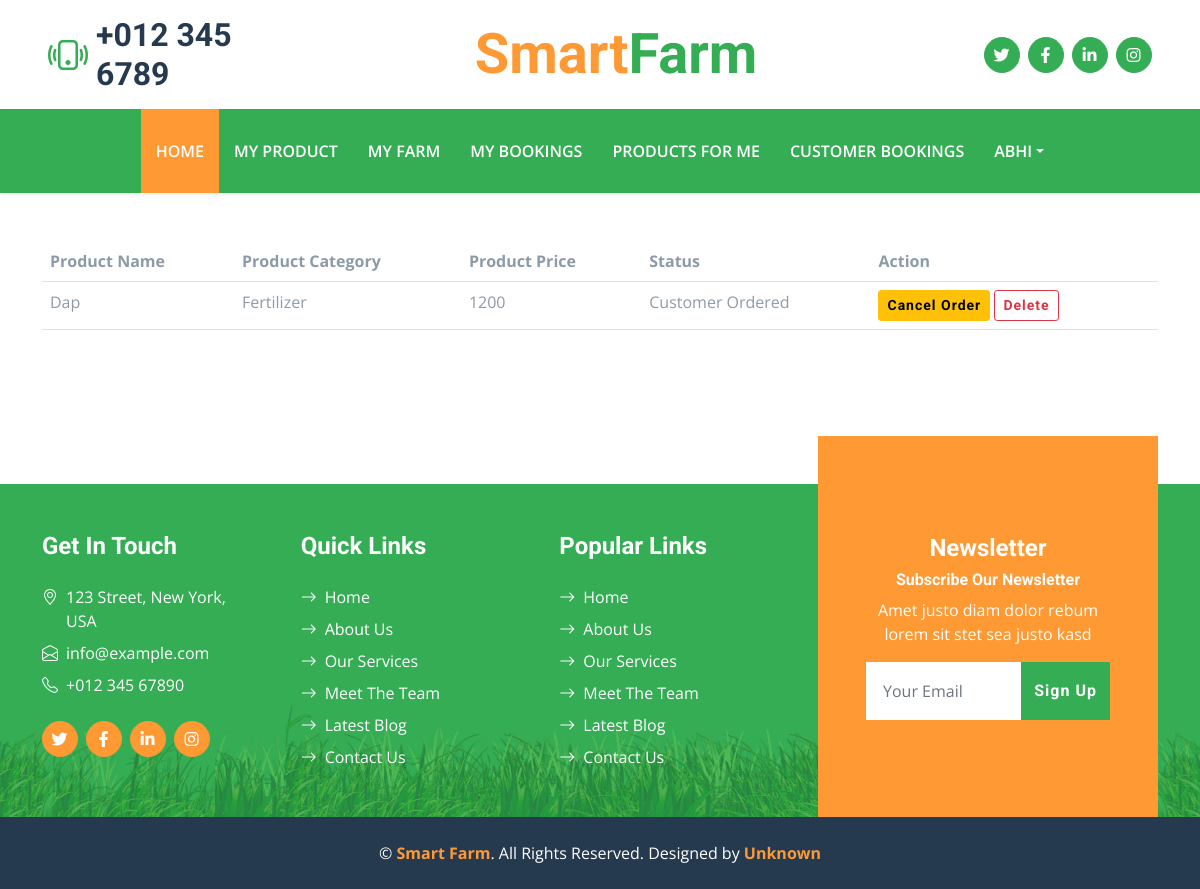
The page /farmer/FarmerMybooking (signed in) on the database its author committed.
### Expert/models.py (models this page shows)
class FramemerCheckout(models.Model):
    product = models.ForeignKey(FarmerProducts,on_delete=models.CASCADE)
    user = models.ForeignKey(User,on_delete=models.CASCADE)
    date = models.DateField(auto_now_add=True)
    status = models.CharField(max_length=255)
    Payment = models.BooleanField(default=False)

class FarmerProducts(models.Model):
    options = (
        ("Fertilizer","Fertilizers"),
        ("Seeds","Seeds"),
        ("Accessories","Accessories")
    )
    Product_Name = models.CharField(max_length=255)
    Product_Category = models.CharField(max_length=255,choices=options)
    Product_price = models.IntegerField()
    Product_image = models.FileField(upload_to="farmer_product")
    Product_stock = models.IntegerField()
    user = models.ForeignKey(User,on_delete=models.CASCADE,null=True,blank=True)
    status = models.BooleanField(default=True)

### farmer/views.py (the view)
# urls.py: path("FarmerMybooking",views.FarmerMybooking,name="FarmerMybooking"),
def FarmerMybooking(request):
    product = FramemerCheckout.objects.filter(user = request.user)
    return render(request,"farmer/mybooking.html",{'product':product})

### templates/farmer/mybooking.html (shortened to what this page needs)
{% extends "farmerhome.html" %}
{% block content %}
  <div class="container mt-5">
<table class="table">
    <tr>
        <th>Product Name</th>
        <th>Product Category</th>
        <th>Product Price</th>
        <th>Status</th>
        <th>Action</th>
    </tr>
    {% for p in product %}
    <tr>
        <td>{{p.product.Product_Name}}</td>
        <td>{{p.product.Product_Category}}</td>
        <td>{{p.product.Product_price}}</td>
        <td>{{p.status}}</td>
        <td>
            <a href="{%url 'CancelOrderFarmer' p.id %}" class="btn btn-warning btn-sm">Cancel Order</a>
            <a href="{%url 'DeleteOrderFarmer' p.id %}" class="btn btn-outline-danger btn-sm" >Delete</a>
        </td>
    </tr>
    {% endfor %}
</table>
  </div>
  <br><br>
{% endblock %}

### templates/farmerhome.html (shortened to what this page needs)
{% load static %}
<!DOCTYPE html>
<html lang="en">
<head>
    <link href="https://cdnjs.cloudflare.com/ajax/libs/font-awesome/5.15.0/css/all.min.css" rel="stylesheet">
    <link href="https://cdn.jsdelivr.net/npm/bootstrap-icons@1.4.1/font/bootstrap-icons.css" rel="stylesheet">
    <link href="{%static 'lib/owlcarousel/assets/owl.carousel.min.css' %}" rel="stylesheet">
    <link href="{%static 'css/bootstrap.min.css' %}" rel="stylesheet">
    <link href="{%static 'css/style.css' %}" rel="stylesheet">
</head>
<body>
    <div class="container-fluid px-5 d-none d-lg-block">
        <div class="row gx-5 py-3 align-items-center">
            <div class="col-lg-3">
                <div class="d-flex align-items-center justify-content-start">
                    <i class="bi bi-phone-vibrate fs-1 text-primary me-2"></i>
                    <h2 class="mb-0">+012 345 6789</h2>
                </div>
            </div>
            <div class="col-lg-6">
                <div class="d-flex align-items-center justify-content-center">
                    <a href="index.html" class="navbar-brand ms-lg-5">
                        <h1 class="m-0 display-4 text-primary"><span class="text-secondary">Smart</span>Farm</h1>
                    </a>
                </div>
            </div>
            <div class="col-lg-3">
                <div class="d-flex align-items-center justify-content-end">
                    <a class="btn btn-primary btn-square rounded-circle me-2" href="#"><i class="fab fa-twitter"></i></a>
                    <a class="btn btn-primary btn-square rounded-circle me-2" href="#"><i class="fab fa-facebook-f"></i></a>
                    <a class="btn btn-primary btn-square rounded-circle me-2" href="#"><i class="fab fa-linkedin-in"></i></a>
                    <a class="btn btn-primary btn-square rounded-circle" href="#"><i class="fab fa-instagram"></i></a>
                </div>
            </div>
        </div>
    </div>
    <nav class="navbar navbar-expand-lg bg-primary navbar-dark shadow-sm py-3 py-lg-0 px-3 px-lg-5">
        <div class="collapse navbar-collapse" id="navbarCollapse">
            <div class="navbar-nav mx-auto py-0">
                <a href="{%url 'Index' %}" class="nav-item nav-link active">Home</a>
            {% if request.user.is_authenticated %}
                <a href="{%url 'ProductAdd' %}" class="nav-item nav-link">My Product</a>
                <a href="{%url 'StartFarm' %}" class="nav-item nav-link">My Farm</a>
                <a href="{%url 'FarmerMybooking' %}" class="nav-item nav-link">My Bookings</a>
                <a href="{%url 'FarmProducts' %}" class="nav-item nav-link">Products for Me</a>
                <a href="{%url 'CustomerOrderFarmerview' %}" class="nav-item nav-link">Customer Bookings</a>
                <div class="nav-item dropdown">
                    <a href="#" class="nav-link dropdown-toggle" data-bs-toggle="dropdown">{{request.user}}</a>
                </div>
            {% endif %}
            </div>
        </div>
    </nav>
{% block content %}{% endblock %}
    <div class="container-fluid bg-footer bg-primary text-white mt-5">
        <div class="container">
            <div class="row gx-5">
                <div class="col-lg-8 col-md-6">
                    <div class="row gx-5">
                        <div class="col-lg-4 col-md-12 pt-5 mb-5">
                            <h4 class="text-white mb-4">Get In Touch</h4>
                            <div class="d-flex mb-2">
                                <i class="bi bi-geo-alt text-white me-2"></i>
                                <p class="text-white mb-0">123 Street, New York, USA</p>
                            </div>
                            <div class="d-flex mb-2">
                                <i class="bi bi-envelope-open text-white me-2"></i>
                                <p class="text-white mb-0">info@example.com</p>
                            </div>
                            <div class="d-flex mb-2">
                                <i class="bi bi-telephone text-white me-2"></i>
                                <p class="text-white mb-0">+012 345 67890</p>
                            </div>
                            <div class="d-flex mt-4">
                                <a class="btn btn-secondary btn-square rounded-circle me-2" href="#"><i class="fab fa-twitter"></i></a>
                                <a class="btn btn-secondary btn-square rounded-circle me-2" href="#"><i class="fab fa-facebook-f"></i></a>
                                <a class="btn btn-secondary btn-square rounded-circle me-2" href="#"><i class="fab fa-linkedin-in"></i></a>
                                <a class="btn btn-secondary btn-square rounded-circle" href="#"><i class="fab fa-instagram"></i></a>
                            </div>
                        </div>
                        <div class="col-lg-4 col-md-12 pt-0 pt-lg-5 mb-5">
                            <h4 class="text-white mb-4">Quick Links</h4>
                            <div class="d-flex flex-column justify-content-start">
                                <a class="text-white mb-2" href="#"><i class="bi bi-arrow-right text-white me-2"></i>Home</a>
                                <a class="text-white mb-2" href="#"><i class="bi bi-arrow-right text-white me-2"></i>About Us</a>
                                <a class="text-white mb-2" href="#"><i class="bi bi-arrow-right text-white me-2"></i>Our Services</a>
                                <a class="text-white mb-2" href="#"><i class="bi bi-arrow-right text-white me-2"></i>Meet The Team</a>
                                <a class="text-white mb-2" href="#"><i class="bi bi-arrow-right text-white me-2"></i>Latest Blog</a>
                                <a class="text-white" href="#"><i class="bi bi-arrow-right text-white me-2"></i>Contact Us</a>
                            </div>
                        </div>
                        <div class="col-lg-4 col-md-12 pt-0 pt-lg-5 mb-5">
                            <h4 class="text-white mb-4">Popular Links</h4>
                            <div class="d-flex flex-column justify-content-start">
                                <a class="text-white mb-2" href="#"><i class="bi bi-arrow-right text-white me-2"></i>Home</a>
                                <a class="text-white mb-2" href="#"><i class="bi bi-arrow-right text-white me-2"></i>About Us</a>
                                <a class="text-white mb-2" href="#"><i class="bi bi-arrow-right text-white me-2"></i>Our Services</a>
                                <a class="text-white mb-2" href="#"><i class="bi bi-arrow-right text-white me-2"></i>Meet The Team</a>
                                <a class="text-white mb-2" href="#"><i class="bi bi-arrow-right text-white me-2"></i>Latest Blog</a>
                                <a class="text-white" href="#"><i class="bi bi-arrow-right text-white me-2"></i>Contact Us</a>
                            </div>
                        </div>
                    </div>
                </div>
                <div class="col-lg-4 col-md-6 mt-lg-n5">
                    <div class="d-flex flex-column align-items-center justify-content-center text-center h-100 bg-secondary p-5">
                        <h4 class="text-white">Newsletter</h4>
                        <h6 class="text-white">Subscribe Our Newsletter</h6>
                        <p>Amet justo diam dolor rebum lorem sit stet sea justo kasd</p>
                        <form action="">
                            <div class="input-group">
                                <input type="text" class="form-control border-white p-3" placeholder="Your Email">
                                <button class="btn btn-primary">Sign Up</button>
                            </div>
                        </form>
                    </div>
                </div>
            </div>
        </div>
    </div>
    <div class="container-fluid bg-dark text-white py-4">
        <div class="container text-center">
            <p class="mb-0">&copy; <a class="text-secondary fw-bold" href="#">Smart Farm</a>. All Rights Reserved. Designed by <a class="text-secondary fw-bold" href="#">Unknown</a></p>
        </div>
    </div>
</body>
</html>

### static/css/style.css (style rules this page uses)
:root { --primary: #34AD54; --secondary: #FF9933; --light: #F6FFF2; --dark: #263A4F; }
.btn { font-family: 'Roboto', sans-serif; letter-spacing: 1px; font-weight: 700; transition: .5s; }
.btn-primary, .btn-secondary { color: #FFFFFF; }
.btn-square { width: 36px; height: 36px; }
.btn-square, .btn-sm-square, .btn-lg-square { padding-left: 0; padding-right: 0; text-align: center; }
.navbar-dark .navbar-nav .nav-link { padding: 30px 15px; font-size: 16px; font-weight: 600; color: #FFFFFF; text-transform: uppercase; transition: .5s; }
.navbar-dark .navbar-nav .nav-link:hover, .navbar-dark .navbar-nav .nav-link.active { background: var(--secondary); }
.bg-footer { background: linear-gradient(rgba(52, 173, 84, .7), rgba(52, 173, 84, .7)), url(../img/footer.png) center bottom no-repeat; background-size: contain; }
@media (min-width: 991.98px) { .bg-footer { margin-top: 90px !important; } }

### rows shown on the page
FramemerCheckout: product.Product_Name "Dap", product.Product_Category "Fertilizer", product.Product_price "1200", status "Customer Ordered"

### other values the page prints
{{ request.user }} "ABHI"
